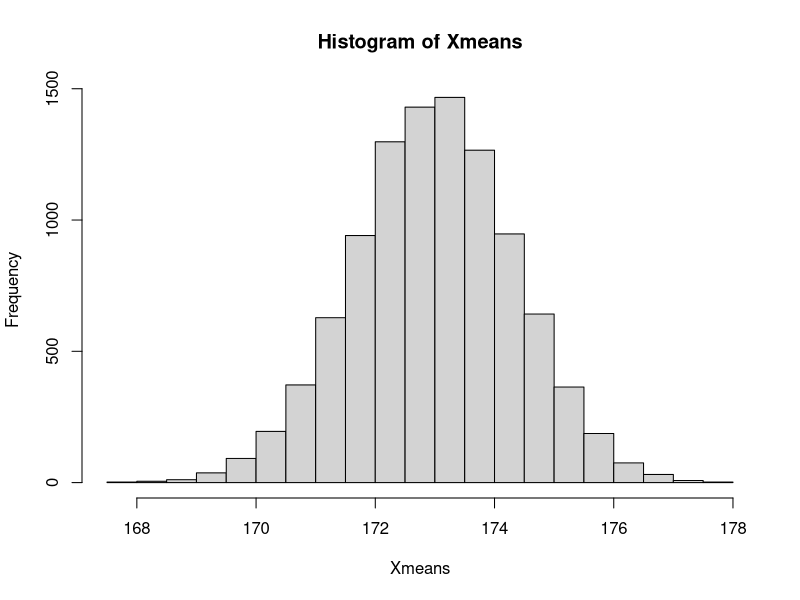
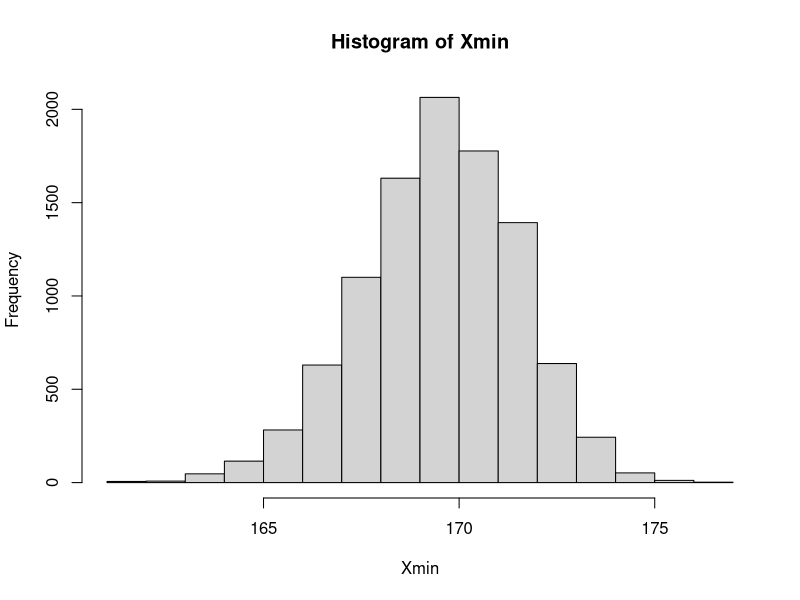
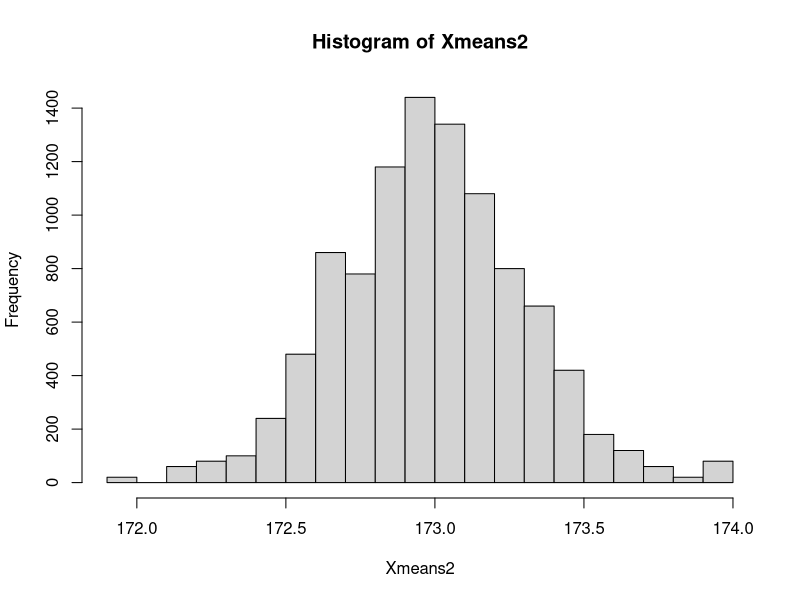
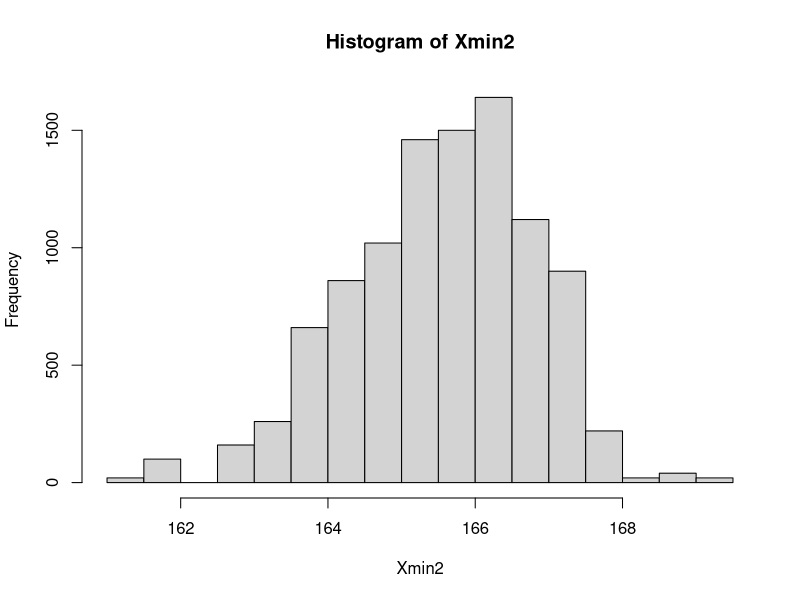
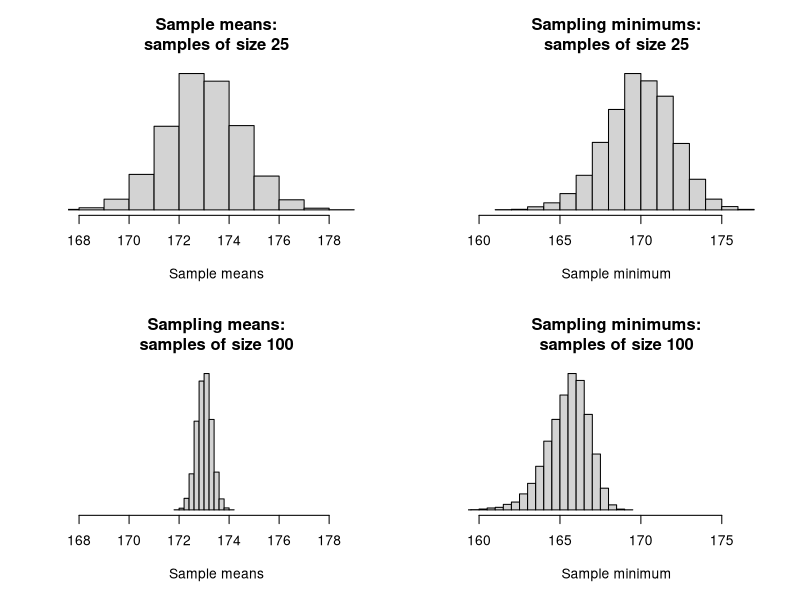
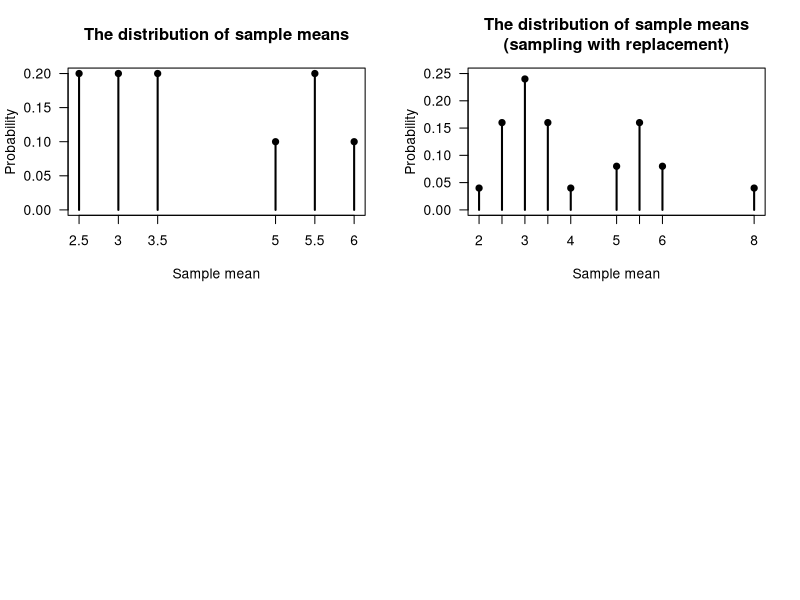
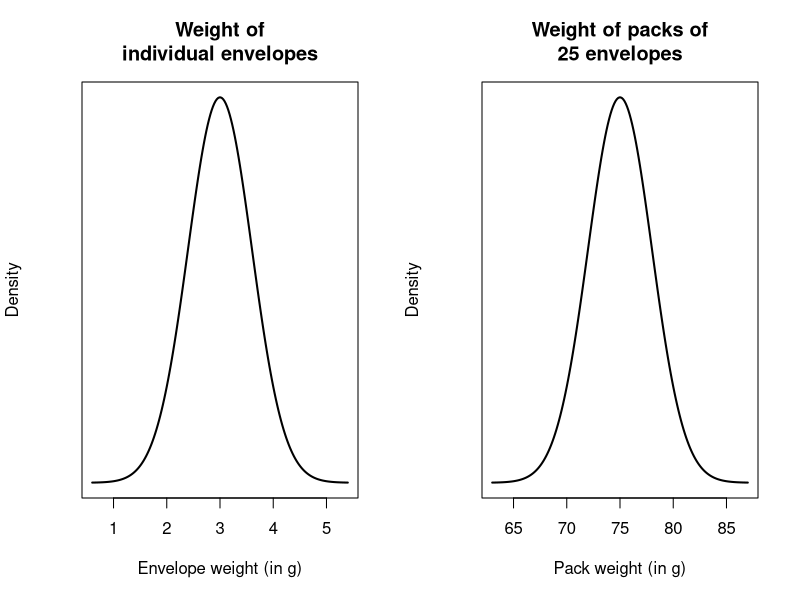

Write the R code that produced these figures, in order. (Note: this script raises an error after producing the figures.)
## ---- chunk 1
set.seed(1592875)
## ---- chunk 2
x_Mn <- 173; x_Sd <- 3        # Population (model) mean, std dev.
sample_Size <- 5              # Sample size is 5
x1 <- rnorm(sample_Size,      # Take a sample of this size
            mean = x_Mn, sd = x_Sd)
mean(x1)   # Compute the sample mean for this sample
min(x1)    # Compute the sample minimum for this sample


x2 <- rnorm(sample_Size, 
            mean = x_Mn, sd = x_Sd)
mean(x2)   # Compute the sample mean for this sample
min(x2)    # Compute the sample minimum for this sample
## ---- chunk 3
num_Sims <- 10000           # Number of simulations

# Generate random values
Xvals <- rnorm(num_Sims * sample_Size,
               mean = x_Mn, sd = x_Sd)

# Place these into an array, with each sample as a column 
Xvals <- array(Xvals,
               dim = c(sample_Size, num_Sims) )

# Find the mean of each sample (i.e., column)
Xmeans <- colMeans(Xvals)

# Find the minimum of each sample (i.e., column)
Xmin   <- apply(Xvals, 
                MARGIN = 2, 
                FUN = "min") 
hist(Xmeans)        # Create the histogram of sample means
hist(Xmin)          # Create the histogram of sample minimums
## ---- chunk 4
sample_Size <- 100
num_Sims <- 10000

# Generate random values
Xvals2 <- rnorm(num_Sims * sample_Size,
                mean = x_Mn, sd = x_Sd)

# Place these into an array, with each sample as a column 
Xvals2 <- array(Xvals,
                dim = c(sample_Size, num_Sims) )

# Find the mean and minimum of each sample (i.e., column)
Xmeans2 <- colMeans(Xvals2)
Xmin2   <- apply(Xvals2, 
                MARGIN = 2, 
                FUN = "min") 
hist(Xmeans2)        # Create the histogram of sample means
hist(Xmin2)          # Create the histogram of sample minimums
## ---- chunk 5
par( mfrow = c(2, 2))

set.seed(1592875)

x_Mn <- 173
x_Sd <- 3
num_Sims <- 10000

#####

sample_Size <- 4

Xvals <- rnorm(num_Sims * sample_Size,
               mean = x_Mn, sd = x_Sd)
Xvals <- array(Xvals,
               dim = c(sample_Size, num_Sims) )
Xmeans <- colMeans(Xvals)
Xmins  <- apply(Xvals, 
                MARGIN = 2, 
                FUN = "min") 
hist(Xmeans, 
     xlim = c(168, 179),
     xlab = "Sample means",
     ylab = "",
     main = "Sample means:\nsamples of size 25",
     axes = FALSE)
axis(side = 1)

hist(Xmins, 
     xlim = c(160, 177),
     xlab = "Sample minimum",
     ylab = "",
     main = "Sampling minimums:\nsamples of size 25",
     axes = FALSE)
axis(side = 1)

#####

sample_Size2 <- 100

Xvals2 <- rnorm(num_Sims * sample_Size2,
                mean = x_Mn, sd = x_Sd)
Xvals2 <- array(Xvals2,
                dim = c(sample_Size2, num_Sims) )
Xmeans2 <- colMeans(Xvals2)
Xmins2  <- apply(Xvals2, 
                MARGIN = 2, 
                FUN = "min") 

hist(Xmeans2, 
     xlim = c(168, 179),
     xlab = "Sample means",
     ylab = "",
     main = "Sampling means:\nsamples of size 100",
     axes = FALSE)
axis(side = 1)

hist(Xmins2, 
     xlim = c(160, 177),
     xlab = "Sample minimum",
     ylab = "",
     main = "Sampling minimums:\nsamples of size 100",
     axes = FALSE)
axis(side = 1)
## ---- chunk 6
Population <- c(2, 3, 3, 4, 8)
mu_P <- mean(Population)
mu_P
## ---- chunk 7
N <- length(Population)
sum( (Population - mu_P)^2 ) / N

var(Population) * (N - 1) / N
## ---- chunk 8
### All possible combinations of 2 elements:
AllSamples <- combn(Population,
                    m = 2)  # Take 2 elements at a time
AllSamples

### Mean of each possible sample:
MeanAllSamples <- colMeans(AllSamples)  # Find the mean of each column 
MeanAllSamples
## ---- chunk 9
cbind(                 t(AllSamples), 
       "Sample mean" = MeanAllSamples,
       "Probability" = 1/10)
## ---- chunk 10
prop.table(table(MeanAllSamples))

plot( prop.table(table(MeanAllSamples)),
      las = 1,
      xlab = "Sample mean",
      ylab = "Probability",
      main = "The distribution of sample means")
points( x = names(prop.table(table(MeanAllSamples))),
        y = prop.table(table(MeanAllSamples)),
        pch = 19)
## ---- chunk 11
mean(MeanAllSamples)
## ---- chunk 12
n <- length(MeanAllSamples)
var(MeanAllSamples) * (n - 1) / n
## ---- chunk 13
### All possible combinations of 3 elements:
AllSamples <- combn(Population,
                    m = 3)

### Mean of each possible sample:
MeanAllSamples <- colMeans(AllSamples)
mean(MeanAllSamples)
n <- length(MeanAllSamples)
var(MeanAllSamples) * (n - 1) / n
## ---- chunk 14
### All possible combinations of 3 elements:
AllSamples <- combn(Population,
                    m = 4)

### Mean of each possible sample:
MeanAllSamples <- colMeans(AllSamples)
mean(MeanAllSamples)
n <- length(MeanAllSamples)
var(MeanAllSamples) * (n - 1) / n
## ---- chunk 15
AllSamplesWithReplacement <- expand.grid(Population, Population)
names(AllSamplesWithReplacement) <- c(NA, 
                                      NA)
MeanAllSamplesWithReplacement <- rowMeans(AllSamplesWithReplacement)

cbind( AllSamplesWithReplacement[, 1],
       AllSamplesWithReplacement[, 2],
       "Sample mean" = MeanAllSamplesWithReplacement, 
       "Probability" = 1/25)
## ---- chunk 16
prop.table(table(MeanAllSamplesWithReplacement))

plot( prop.table(table(MeanAllSamplesWithReplacement)),
      las = 1,
      ylim = c(0, 0.25),
      xlab = "Sample mean",
      ylab = "Probability",
      main = "The distribution of sample means\n(sampling with replacement)")
points( x = names(prop.table(table(MeanAllSamplesWithReplacement))),
        y = prop.table(table(MeanAllSamplesWithReplacement)),
        pch = 19)
## ---- chunk 17
mean(MeanAllSamplesWithReplacement)
n <- length(MeanAllSamplesWithReplacement)
var(MeanAllSamplesWithReplacement) * (n - 1) / n

## ---- chunk 18
set.seed(8979704) # For reproducibility
numberVars <- 1000 # That is: n

# The values of a_i, the coefficients in the linear combination
ai <- sample(x = seq(-2, 3),    # We select values of a_i between -2 and 3
             size = numberVars, # Need one for each X value
             replace = TRUE)    # Select with replacement

# The means of the individual distributions
mui <- runif(numberVars, # We take means from a uniform dist; one for each X
             min = -5,   # Min value is -5
             max = 5)    # Max value is 5
# The variances of the distributions
sigma2i <- runif(numberVars,  # Variance from a uniform distn also
                min = 1,    # Minimum values of 1
                max = 3)    # Maximum value of 3

# Compute the values directly:
Xi <- rnorm(numberVars,      # X_i with 
            mean = mui,   # means 
            sd = sqrt(sigma2i) )

# What we expect for Y = a_1 X_2 + a_2 X_2 + ...
# according to the Theorem:
Y <- ai * Xi  # The linear combination Y

# Show some:
someInfo <- cbind(ai, mui, sigma2i, Xi, Y)
someInfo[1:5, ]


# Compare:
compareTable <- array( dim = c(2, 2) )
colnames(compareTable) <- c("Means:",
                            "Variances:")
rownames(compareTable) <- c("Using theorem",
                            "Computing directly")

compareTable[, 1] <- c( mean(ai * Xi), 
                        mean(Y) )
compareTable[, 2] <- c( var(ai * Xi), 
                        var(Y) )
compareTable
## ---- chunk 19
2 * ( pnorm( -1.667 ) )
## ---- chunk 20
par( mfrow = c(1, 2))

x <- seq(3 - 4 * 0.6,
         3 + 4 * 0.6,
         length = 200)
y <- dnorm(x,
           mean = 3,
           sd = 0.6)
plot( y ~ x,
      type = "l",
      lwd = 2,
      las = 1,
      axes = FALSE,
      main = "Weight of\nindividual envelopes",
      xlab = "Envelope weight (in g)",
      ylab = "Density")
axis(side = 1)
box()


x <- seq(75 - 4 * 3,
         75 + 4 * 3,
         length = 200)
y <- dnorm(x,
           mean = 75,
           sd = 3)
plot( y ~ x,
      type = "l",
      lwd = 2,
      las = 1,
      axes = FALSE,
      main = "Weight of packs of\n25 envelopes",
      xlab = "Pack weight (in g)",
      ylab = "Density")
axis(side = 1)
box()
shadeNormal(x, y,
            lo = 70,
            hi = 80)
## ---- chunk 21
z <- qnorm(0.95)
z

n <- (z * 12 / 5) ^ 2
n
## ---- chunk 22
pnorm( -1.78 )
## ---- chunk 23
par( mfrow = c(1, 3))

xx <- seq(0.01, 4, length = 100)
plot( x = xx,
      y = dchisq(xx, df = 1),
      lwd = 2,
      type = "l",
      xlab = expression(italic(x)),
      ylab = "Density",
      las = 1,
      main = expression( bold(chi^2*-distribution: df==1)))

xx <- seq(0.001, 15, length = 100)
plot( x = xx,
      y = dchisq(xx, df = 5),
      lwd = 2,
      type = "l",
      xlab = expression(italic(x)),
      ylab = "Density",
      las = 1,
      main = expression( bold(chi^2*-distribution: df==5)))

xx <- seq(0.001, 50, length = 100)
plot( x = xx,
      y = dchisq(xx, df = 20),
      lwd = 2,
      type = "l",
      xlab = expression(italic(x)),
      ylab = "Density",
      las = 1,
      main = expression( bold(chi^2*-distribution: df==20)))
## ---- chunk 24
qchisq(0.9, df = 12)
## ---- chunk 25
pchisq(18, df = 9, lower.tail = FALSE)
## ---- chunk 26
par( mfrow = c(1, 3))

xx <- seq(-4, 4,
          length = 100)

plot( x = xx,
      y = dt(xx, df = 2),
      ylim = c(0, 0.4),
      lwd = 2,
      type = "l",
      axes = FALSE,
      xlab = expression(italic(x)),
      ylab = "Density",
      las = 1,
      main = expression( bold(The~italic(t)*"-"*distribution~with~2~df)))
axis(side = 1)
lines( x = xx,
       y = dnorm(x = xx),
       lwd = 2,
       lty = 2,
       col = plotColour1)

plot( x = xx,
      y = dt(xx, df = 7),
      lwd = 2,
      type = "l",
      axes = FALSE,
      xlab = expression(italic(x)),
      ylab = "Density",
      las = 1,
      main = expression( bold(The~italic(t)*"-"*distribution~with~7~df)))
axis(side = 1)
lines( x = xx,
       y = dnorm(x = xx),
       lwd = 2,
       lty = 2,
       col = plotColour1)

plot( x = xx,
      y = dt(xx, df = 30),
      lwd = 2,
      type = "l",
      axes = FALSE,
      xlab = expression(italic(x)),
      ylab = "Density",
      las = 1,
      main = expression( bold(The~italic(t)*"-"*distribution~with~30~df)))
axis(side = 1)
lines( x = xx,
       y = dnorm(x = xx),
       lwd = 2,
       lty = 2,
       col = plotColour1)
## ---- chunk 27
pt(-0.645, df = 4)
## ---- chunk 28
par(mfrow = c(1, 3))

xx <- seq(0.01, 4, length = 100)

plot( x = xx,
      y = df(xx, df1 = 1, df2 = 4),
      lwd = 2,
      type = "l",
      xlab = expression(italic(x)),
      ylab = "Density",
      las = 1,
      main = expression(bold(atop(The~italic(F)*-distribution,
                                  with~df=="(1, 4)"))))

plot( x = xx,
      y = df(xx, df1 = 6, df2 = 1),
      lwd = 2,
      type = "l",
      xlab = expression(italic(x)),
      ylab = "Density",
      las = 1,
      main = expression(bold(atop(The~italic(F)*-distribution,
                                  with~df=="(6, 1)"))))

plot( x = xx,
      y = df(xx, df1 = 30, df2 = 5),
      lwd = 2,
      type = "l",
      xlab = expression(italic(x)),
      ylab = "Density",
      las = 1,
      main = expression(bold(atop(The~italic(F)*-distribution,
                                  with~df=="(30, 5)"))))
## ---- chunk 29
pf(1,    df1 = 2, df2 = 10)
qf(0.99, df1 = 2, df2 = 10)
## ---- chunk 30

## ---- chunk 31

## ---- chunk 32
# The distribution of individuals has a uniform distribution:
set.seed(4516) # For reproducibility
sampleSize1 <- 10
sampleSize2 <- 20
sampleMeans1 <- NULL
sampleMeans2 <- NULL

numberOfSimulations <- 1000
for (i in 1:numberOfSimulations){
  # Take a sample of size 10
  Xs1 <- runif(sampleSize1, 
               min = 0,
               max = 5)
  # Take a sample of size 10
  Xs2 <- runif(sampleSize2, 
               min = 0,
               max = 5)

  # Find the sample mean
  sampleMeans1 <- c(sampleMeans1, mean(Xs1) )
  sampleMeans2 <- c(sampleMeans2, mean(Xs2) )
}

par(mfrow = c(1, 3))

plot( x = c(-1, 0, 0, 5, 5, 6), 
      y = c(0, 0, 0.2, 0.2, 0, 0),
      lwd = 2,
      las = 1,
      type = "l",
      xlab = expression(italic(x)),
      ylab = "Prob. fn",
      main = "Distribution of the\nindividuals observations")

hist( sampleMeans1,
      las = 1,
      xlab = expression(Sample~means~bar(italic(x)) ),
      main = expression( bold( atop(Distribution~of~sample~means,
                               "for"~italic(n)==10) ) ) )
hist( sampleMeans2,
      las = 1,
      xlab = expression(Sample~means~bar(italic(x)) ),
      main = expression( bold( atop(Distribution~of~sample~means,
                               "for"~italic(n)==20) ) ) )
## ---- chunk 33
1 - pnorm(1.6)
